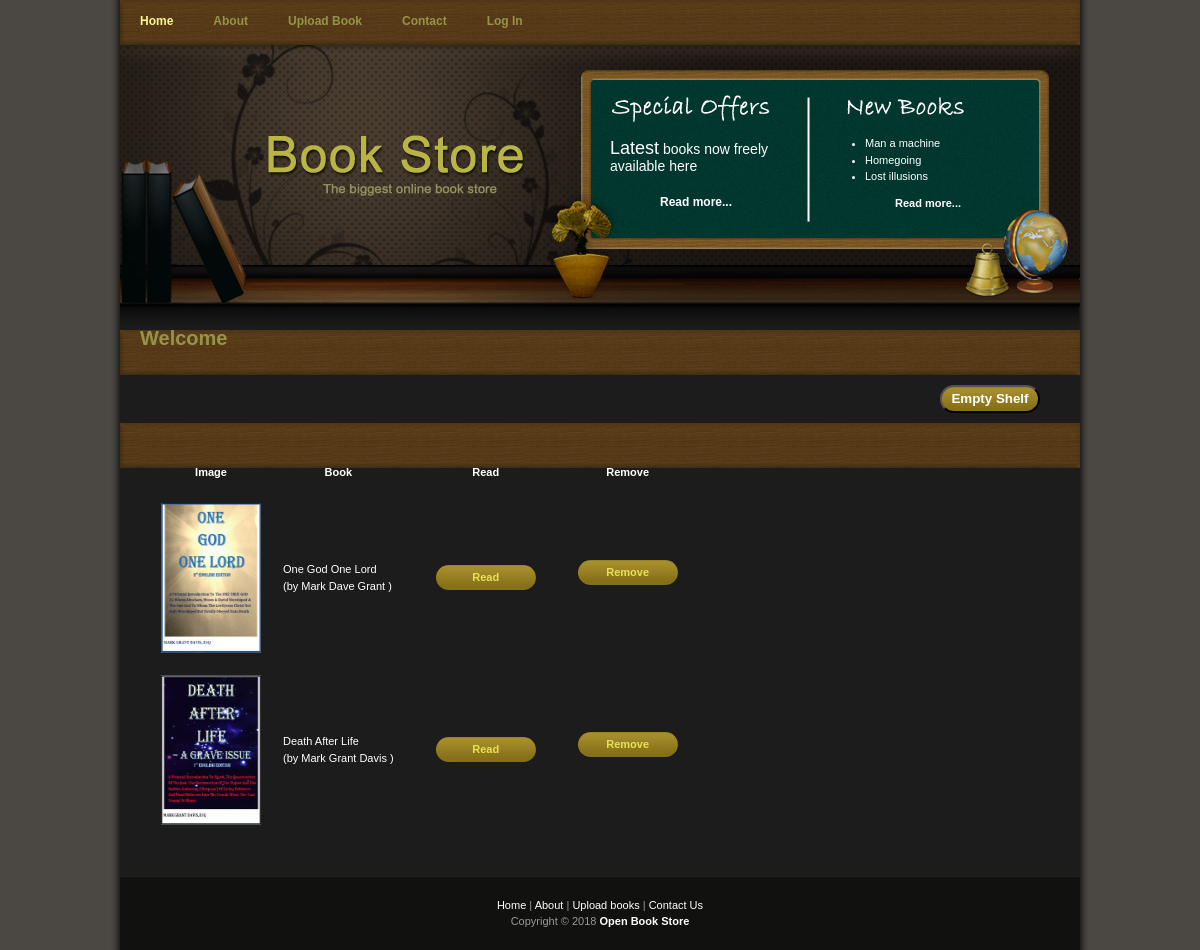
The page /shelf.php on the database its author committed.
### tables this page shows
CREATE TABLE `shelf` (
  `s_id` int(10) NOT NULL,
  `book_id` int(10) NOT NULL,
  `ip_add` varchar(255) NOT NULL
);

CREATE TABLE `books` (
  `book_id` int(10) NOT NULL,
  `cat_id` int(10) NOT NULL,
  `book_image` text NOT NULL,
  `book_title` varchar(100) NOT NULL,
  `book_author` varchar(100) NOT NULL,
  `book_pages` int(10) NOT NULL,
  `book_date` date NOT NULL,
  `book_synopsis` text NOT NULL,
  `book_desc` text NOT NULL,
  `book_file` text NOT NULL
);

### functions/booksFunctions.php (called while the page is built, shortened)
<?php
require_once ("./database/databaseControl.php");
class booksFunctions extends databaseControl
{
    function getShelfitemByBook()
    {
         $query = "SELECT shelf.book_id, books.book_id, books.book_image, books.book_author, books.book_title, books.book_file
         from books, shelf where shelf.book_id=books.book_id";
        $bookResult = $this->getDBResult($query);
        return $bookResult;
    }
}
?>

### database/databaseControl.php (called while the page is built, shortened)
<?php
class databaseControl
{
    private static $conn;
    function __construct()
    {
        $this->conn = mysqli_connect(MYSQLSERVER, MYSQLUSER, MYSQLPASSWORD, MYSQLDB);
    }
    function getDBResult($query, $params = array())
    {
        $sql_statement = $this->conn->prepare($query);
        $sql_statement->execute();
        $result = $sql_statement->get_result();
        if ($result->num_rows > 0) {
            while ($row = $result->fetch_assoc()) {
                $resultset[] = $row;
            }
        }
        if (! empty($resultset)) {
            return $resultset;
        }
    }
}

### shelf.php (the view, shortened to what this page needs)
 <?php
include_once("./functions/booksFunctions.php");
    if (!isset($_SESSION['name_of_user'])){
            $account="Log In";
            $href="signin.php";
        }
 ?>
<!DOCTYPE html PUBLIC "-//W3C//DTD XHTML 1.0 Transitional//EN" "http://www.w3.org/TR/xhtml1/DTD/xhtml1-transitional.dtd">
<html xmlns="http://www.w3.org/1999/xhtml">
<head>
<link href="templatemo_style.css" rel="stylesheet" type="text/css" />
</head>
<body>
<div id="templatemo_container">
    <div id="templatemo_menu">
        <ul>
            <li><a href="index.php" class="current">Home</a></li>
            <li><a href="about.php">About</a></li>
            <li><a href="uploadBooks.php">Upload Book</a></li>
            <li><a href="contact.php">Contact</a></li>
            <li><a href="<?php echo $href?>"><?php echo $account?></a></li>
        </ul>
    </div>
    <div id="templatemo_header">
        <div id="templatemo_special_offers">
            <p>
                <span>Latest</span> books now freely available here
            </p>
            <a href="subpage.html" style="margin-left: 50px;">Read more...</a>
        </div>
        <div id="templatemo_new_books">
            <ul>
                <li>Man a machine</li>
                <li>Homegoing</li>
                <li>Lost illusions</li>
            </ul>
            <a href="subpage.html" style="margin-left: 50px;">Read more...</a>
        </div>
    </div>
    <div id="templatemo_menu">
    <p>Welcome  <span><?php  if(isset($_SESSION['name_of_user'])){
                      echo $_SESSION['name_of_user'];}?>
                      <form method="post">
                       <button class="buy_now_button btn" type= "submit"  name="emptyShelf" value="Empty Shelf">Empty Shelf</button>
                       </form>
                    </span></p>
    </div>
    <div id="templatemo_content">
<table cellspacing="20">
        <tr>
                <th>Image</th>
                <th>Book</th>
                <th>Read</th>
                <th>Remove</th>
        </tr>
    <?php
$booksFunctions = new booksFunctions();
$bookItem=$booksFunctions->getShelfitemByBook();
if (! empty($bookItem)) {
        foreach ($bookItem as $book) {
            $book_id=$book["book_id"];
            $book_image=$book["book_image"];
            $book_title=$book["book_title"];
            $book_author=$book["book_author"];
            $book_file=$book["book_file"];
?>
            <tr>
                <td><img src="images/<?php echo $book_image ?>" alt="CSS Template"
                width="100" height="150" /></td>
                <td><?php echo $book_title?> </br>
                <span>(by <?php echo $book_author?> )</span></td>
                <td>
                    <div class="col buy_now_button"><a href="images/<?php echo $book_file ?>" target="_blank" >Read</a></div>
                </td>
                <td>
                <form method="post">
                    <a class="buy_now_button"  href="ajax.php?action=remove&id=<?php echo $book_id?>">Remove</a>
                    </form>
                </td>
            </tr>
        <?php
        }
}
?>
        </table>
    	<div class="cleaner_with_height">&nbsp;</div>
    </div>
    <div id="templatemo_footer">
	       <a href="index.php">Home</a> | <a href="about.php">About</a> | <a href="uploadBooks.php">Upload books</a> |  <a href="contact.php">Contact Us</a><br />
        Copyright © 2018 <a href="#"><strong>Open Book Store</strong></a>
         </div>
</div>
</body>
</html>

### templatemo_style.css (style rules this page uses)
body { margin: 0; padding: 0; line-height: 1.5em; font-family: Verdana, Arial, san-serif; font-size: 11px; color: #ffffff; background: #4b4743; }
a:link, a:visited { color: #e6e154; text-decoration: none; font-weight: bold; }
p { margin: 0px; padding: 0px; }
img { margin: 0px; padding: 0px; border: none; }
.cleaner_with_height { clear: both; width: 100%; height: 30px; font-size: 1px; }
.btn { float: right; margin-right: 40px; margin-top: 10px; }
.buy_now_button { border-radius: 20px; clear: both; text-align: center; display: block; width: 100px; padding: 4px 0 5px 0; margin-bottom: 10px; background: url(images/templatemo_btn_02.jpg) no-repeat; color: #FFFFFF; font-weight: bold; text-decoration: none; }
#templatemo_container { width: 960px; margin: 0 auto; padding: 0 10px; background: #1c1c1b url(images/templatemo_bg.jpg) repeat-y; }
#templatemo_menu { clear: both; width: 960px; height: 45px; background: url(images/templatemo_menu_bg.jpg) no-repeat; }
#templatemo_menu p { clear: both; width: 960px; height: 45px; padding: 0 20px; font-size: 20px; font-weight: bold; vertical-align: center; text-decoration: none; color: #969547; background: url(images/templatemo_menu_bg.jpg) no-repeat; }
#templatemo_menu ul { padding: 13px 0 0 0; margin: 0; list-style: none; }
#templatemo_menu ul li { display: inline; }
#templatemo_menu ul li a { float: left; padding: 0 20px; font-size: 12px; font-weight: bold; text-align: center; text-decoration: none; color: #969547; }
#templatemo_menu li a:hover, #templatemo_menu li .current { color: #fcf88e; }
#templatemo_header { clear: both; width: 960px; height: 285px; padding: 0; margin: 0; background: url(images/templatemo_header_bg.jpg) no-repeat; }
#templatemo_header a,a:hover { color: #ffffff; }
#templatemo_header #templatemo_special_offers { float: left; font-size: 14px; margin-top: 95px; margin-left: 490px; width: 180px; }
#templatemo_special_offers a { font-size: 12px; }
#templatemo_special_offers p { margin: 0 0 20px 0; }
#templatemo_special_offers p span { font-size: 18px; }
#templatemo_header #templatemo_new_books { float: left; margin-top: 90px; margin-left: 55px; width: 180px; }
#templatemo_new_books ul { margin: 0 0 10px 0; padding: 0 0 0 20px; }
#templatemo_new_books li { margin: 0; padding: 0; }
#templatemo_content { clear: both; width: 920px; padding: 0 20px; padding-top: 20px; }
.col { display: table-cell; }
#templatemo_footer { clear: both; width: 960px; padding: 20px 0px 20px 0; text-align: center; border-top: 1px solid #25211e; color: #999; background-color: #111110; }
#templatemo_footer a { color: #fff; font-weight: normal; }

### rows shown on the page
shelf: book.book_image (picture), book.book_title "One God One Lord", book.book_author "Mark Dave Grant"
shelf: book.book_image (picture), book.book_title "Death After Life", book.book_author "Mark Grant Davis"

### other values the page prints
$account "Log In"
